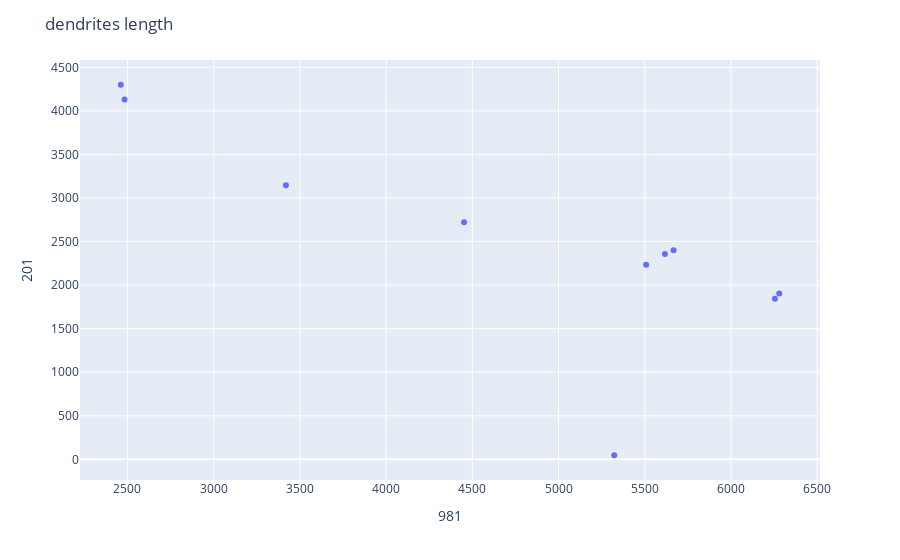

Notebook code for this chart:
### Code cell
import plotly.express as px
data=dendrite_df
fig = px.scatter(data, x=981, y=201)
fig.update_layout(
    title='dendrites length',
    xaxis_title='981',
    yaxis_title='201')

fig.show()

#to do, find ways so that hover info shows the name of mouse..ie name has to be a column in the df to use hover_data= x

### Figure 1 — Plotly figure (JSON) as saved in the notebook; plotly's stock layout.template omitted (floating-point values rounded to 4 significant figures)
{"data": [{"hoverlabel": {"namelength": 0}, "hovertemplate": "981=%{x}<br>201=%{y}", "legendgroup": "", "marker": {"color": "#636efa", "symbol": "circle"}, "mode": "markers", "name": "", "showlegend": false, "type": "scatter", "x": [2461, 5508, 5617, 5667, 6255, 4452, 6280, 5323, 3419, 2483], "xaxis": "x", "y": [4300, 2235, 2358, 2399, 1843, 2722, 1903, 47, 3147, 4130], "yaxis": "y"}], "layout": {"autosize": true, "legend": {"tracegroupgap": 0}, "margin": {"t": 60}, "title": {"text": "dendrites length"}, "xaxis": {"anchor": "y", "autorange": true, "domain": [0, 1], "range": [2234.0, 6507.0], "title": {"text": "981"}, "type": "linear"}, "yaxis": {"anchor": "x", "autorange": true, "domain": [0, 1], "range": [-254.5, 4602.0], "title": {"text": "201"}, "type": "linear"}}}
